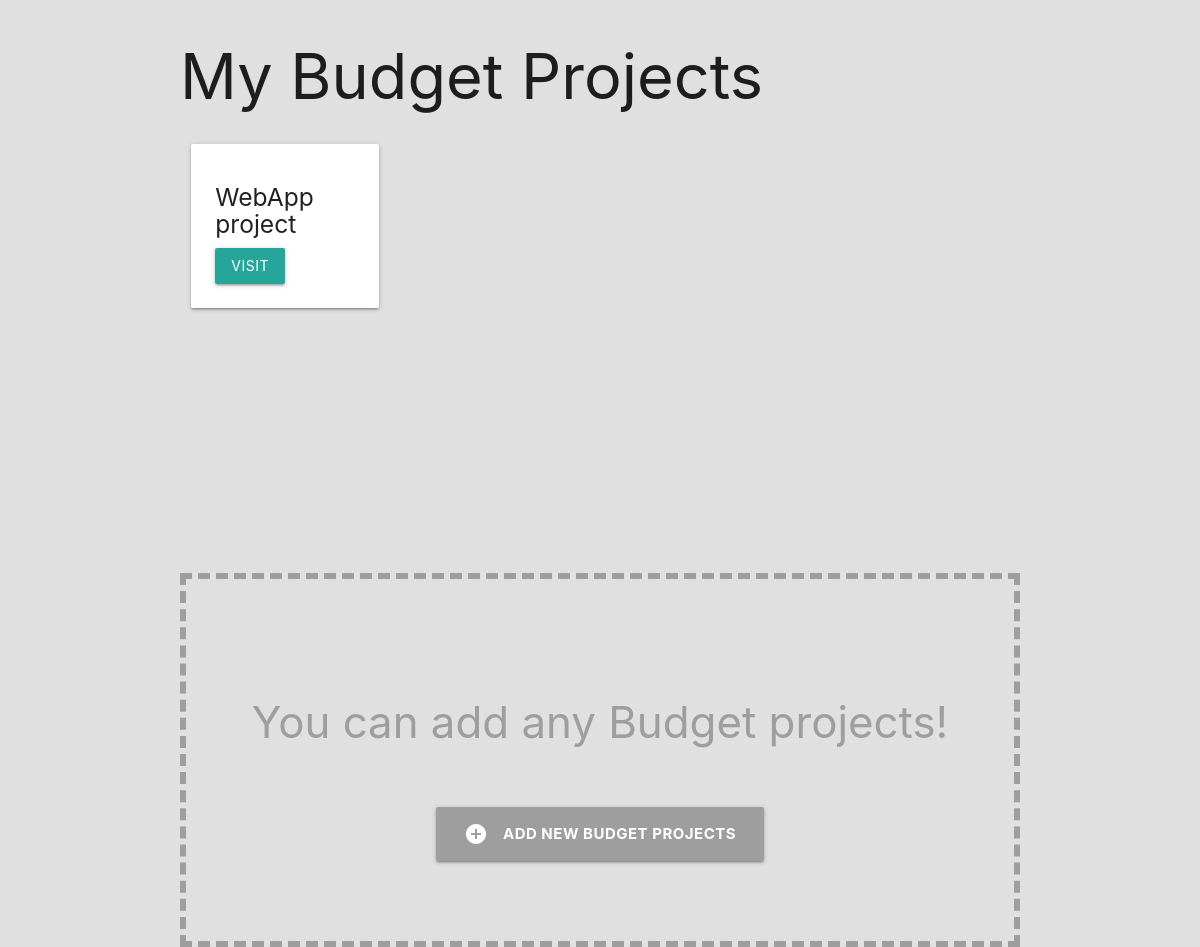
Before: / with the older database file.
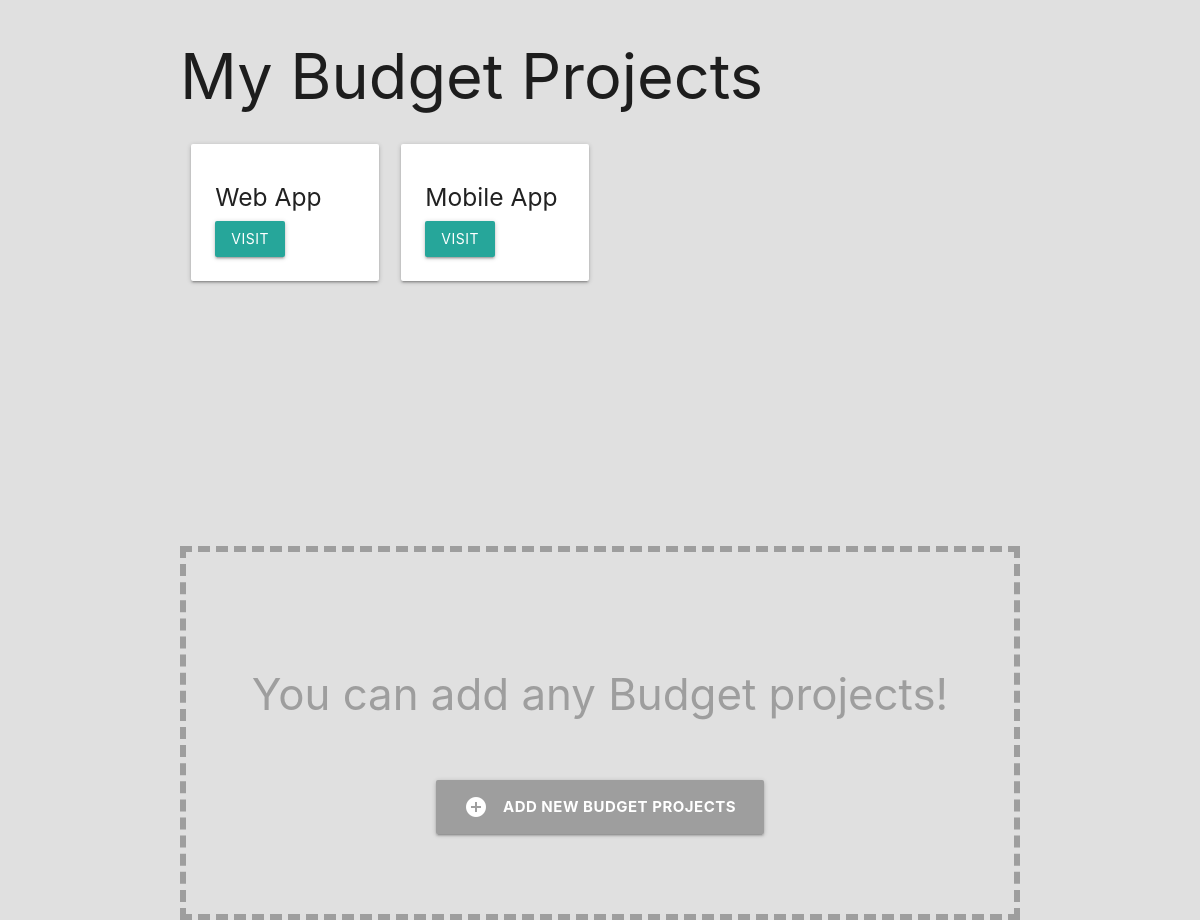
After: the same page with the newer database file.
### budget/models.py (models this page shows, shortened)
class Project(models.Model):
    name = models.CharField(max_length=100)
    slug = models.SlugField(max_length=100, unique=True, blank=True)
    budget = models.IntegerField()

### budget/views.py (the view)
# urls.py: path('', views.project_list, name='list'),
def project_list(request):
    project_list = Project.objects.all()
    return render(request, 'budget/project-list.html', {'project_list': project_list})

### budget/templates/budget/project-list.html
{% extends 'budget/base.html' %}
{% block content %}
<div class="container">
    <h1>My Budget Projects</h1>
    <div class="row">
        {% for project in project_list %}
        <div class="col s12 l3">
            <div class="card-panel">
                <h5>{{ project.name }}</h5>
                <a href="{% url 'detail' project.slug %}" class="btn">Visit</a>
            </div>
        </div>
        {% endfor %}
    </div>
    <div class="noproject-wrapper center">
        <h3 class="grey-text">You can add any Budget projects!</h3>
        <a href="{% url 'add' %}" class="btn-large grey">
            <i class="material-icons white-text left">add_circle</i>
            <span class="bold">Add New Budget Projects</span>
        </a>
    </div>
</div>
{% endblock %}

### budget/templates/budget/base.html (shortened to what this page needs)
{% load static %}
<!DOCTYPE html>
<html lang="en">
<head>
    <link rel="stylesheet" href="{% static 'css/styles.css' %}">
    <link rel="stylesheet" href="https://cdnjs.cloudflare.com/ajax/libs/materialize/1.0.0/css/materialize.min.css">
</head>
<body>
    {% block content %}
    {% endblock %}
</body>
</html>

### budget/static/css/styles.css (style rules this page uses)
html { font-family: 'Montserrat'; background-color: #E0E0E0; }
h1, h6 { font-weight: bold; }
.bold { font-weight: bold; }
.row { margin: 0!important; }
.noproject-wrapper { margin-top: 250px; padding: 80px 0px; border: 6px solid #9e9e9e; border-style: dashed; }
.noproject-wrapper h3 { padding: 10px; margin-bottom: 50px; }

Changed rows visible on the page:
removed Project: name "WebApp project"
added Project: name "Web App"
added Project: name "Mobile App"
